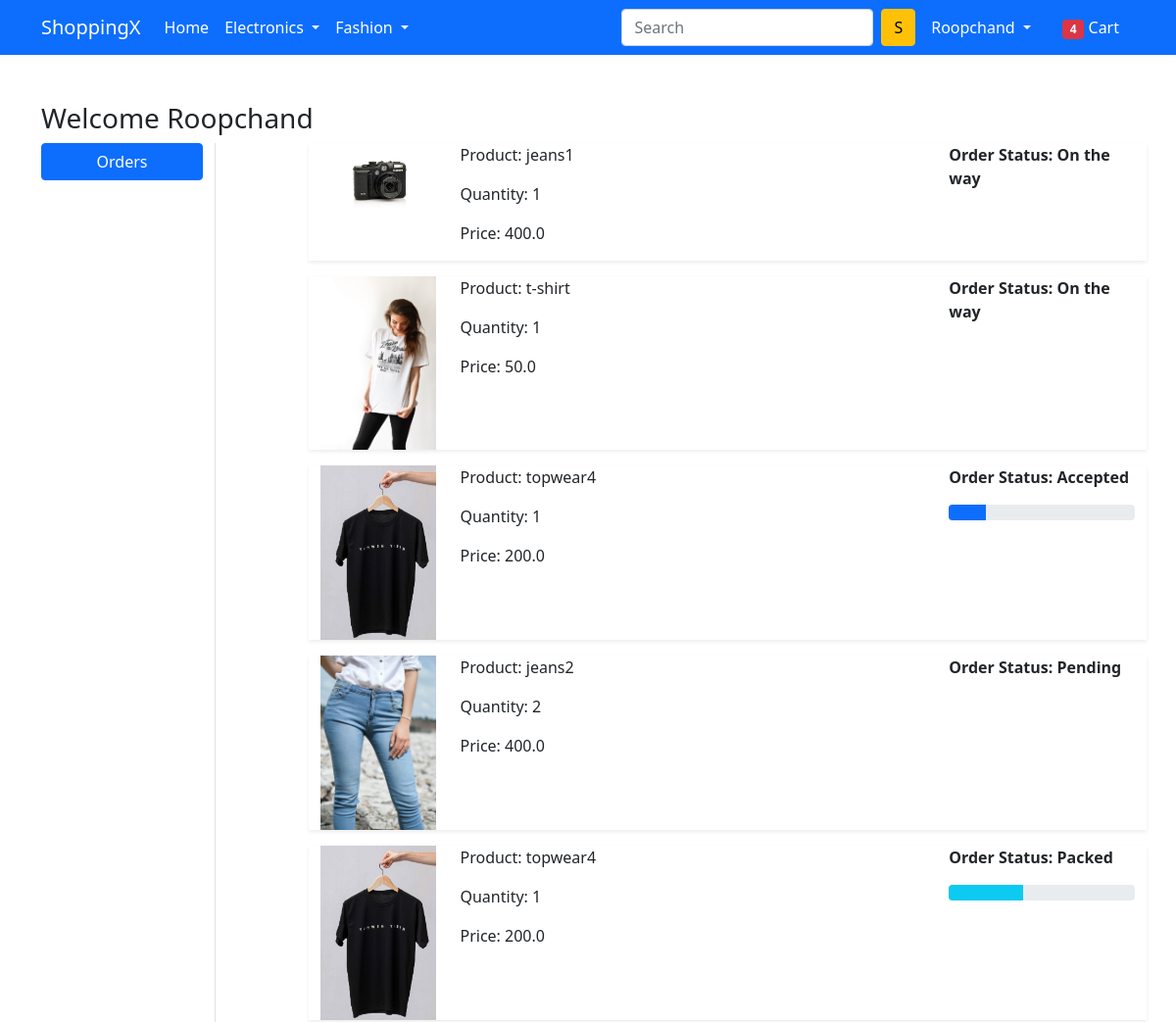
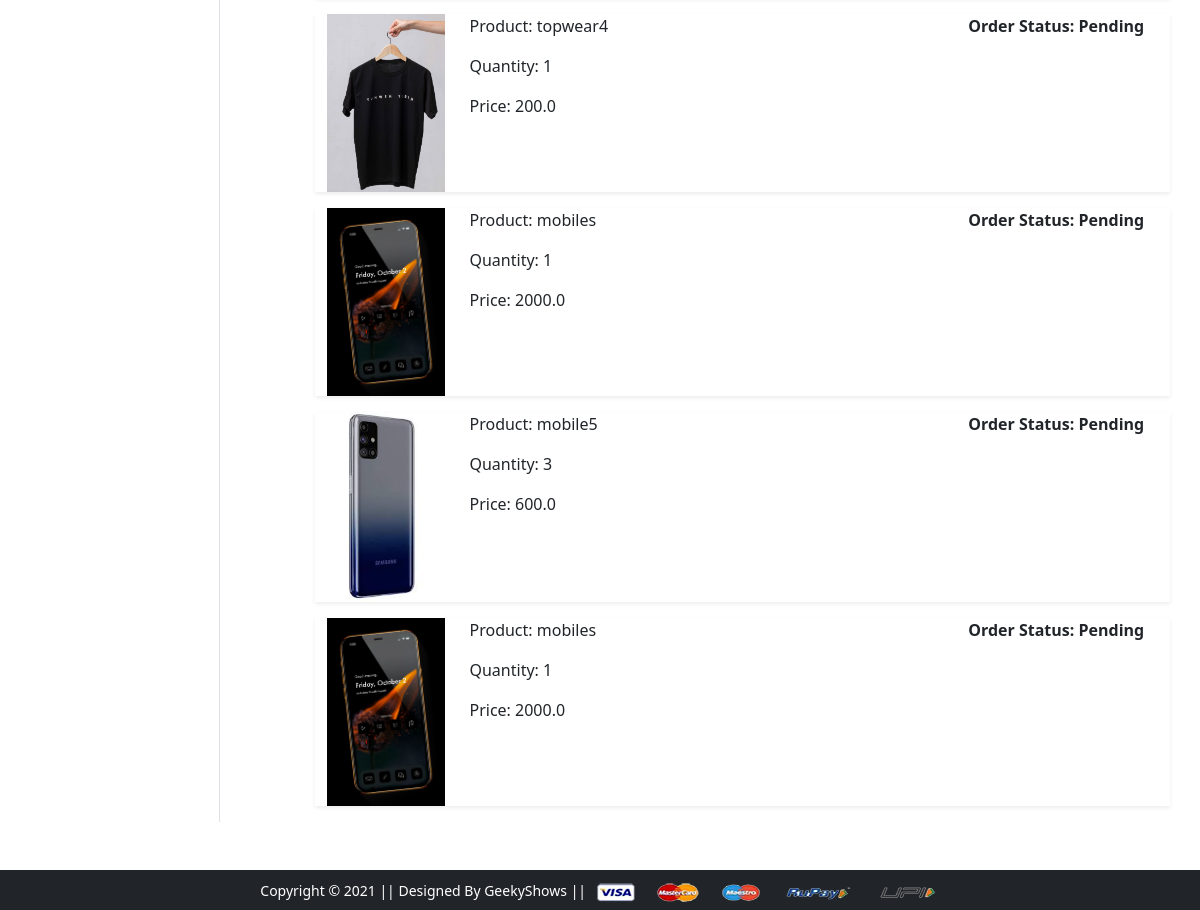
Screenshot of /orders/ (signed in) with the database file from the repository (2 pictures, top to bottom).
### app/models.py (models this page shows, shortened)
class OrderPlaced(models.Model):
    user=models.ForeignKey(User,on_delete=models.CASCADE)
    customer=models.ForeignKey(Customer,on_delete=models.CASCADE)
    product=models.ForeignKey(Product,on_delete=models.CASCADE)
    quantity=models.PositiveIntegerField(default=1)
    ordered_date=models.DateTimeField(auto_now_add=True)
    status=models.CharField(max_length=50,choices=STATUS_CHOICES,default='Pending')
    @property
    def total_cost(self):
        return self.quantity * self.product.discount_price

class Product(models.Model):
    title=models.CharField(max_length=100)
    selling_price=models.FloatField()
    discount_price=models.FloatField()
    description=models.TextField()
    brand=models.CharField(max_length=100)
    category=models.CharField(choices=CATEGORY_CHOICES,max_length=2)
    product_image=models.ImageField(upload_to='producting')

### app/views.py (the view)
# urls.py: path('orders/', views.orders, name='orders'),
def orders(request):
    op=OrderPlaced.objects.filter(user=request.user)
    return render(request, 'app/orders.html',{'order_placed':op})

### app/templates/app/orders.html (shortened to what this page needs)
{% extends 'app/base.html' %}
{% load static %}
{% block main-content %}
<div class="container my-5">
 <div class="row">
 <h3>Welcome <span class="text-capitalize">{{request.user}}</span></h3>
  <div class="col-sm-2 border-end">
   <ul class="list-unstyled">
    <li class="d-grid"><a href="{% url 'orders' %}" class="btn btn-primary">Orders</a></li>
   </ul>
  </div>
  <div class="col-sm-9 offset-sm-1">
   {% for op in order_placed %}
      <div class="row shadow-sm mb-3">
          <div class="col-sm-2">
              <img src="{{op.product.product_image.url}}" alt="" srcset="" class="img-fluid" height="150" width="150">
          </div>
          <div class="col-sm-7">
              <p>Product: {{op.product.title}}</p>
              <p>Quantity: {{op.quantity}}</p>
              <p>Price: {{op.total_cost}}</p>
          </div>
          <div class="col-sm-3 fw-bold">
              <p>Order Status: {{op.status}}</p>
              {% if op.status == 'Accepted' %}
              <div class="progress">
                  <div class="progress-bar" role="progressbar" style="width:20%" aria-valuenow="20" aria-valuemin="0" aria-valuemax="100"></div>
              </div>
              {% endif %}
              {% if op.status == 'Packed' %}
              <div class="progress">
                  <div class="progress-bar bg-info" role="progressbar" style="width:40%" aria-valuenow="40" aria-valuemin="0" aria-valuemax="100"></div>
              </div>
              {% endif %}
          </div>
      </div>
   {% endfor %}
  </div>
 </div>
</div>
{% endblock main-content %}

### app/templates/app/base.html (shortened to what this page needs)
<!doctype html>
{% load static %}
<html lang="en">
  <head>
    <link href="https://cdn.jsdelivr.net/npm/bootstrap@5.0.0-beta1/dist/css/bootstrap.min.css" rel="stylesheet">
    <link rel="stylesheet" href="{% static 'app/css/owl.carousel.min.css' %}">
    <link rel="stylesheet" href="{% static 'app/css/all.min.css' %}">
    <link rel="stylesheet" href="{% static 'app/css/style.css' %}">
  </head>
  <body>
    <nav class="navbar navbar-expand-lg navbar-dark bg-primary">
     <div class="container">
       <a class="navbar-brand" href="/">ShoppingX</a>
       <div class="collapse navbar-collapse" id="navbarSupportedContent">
         <ul class="navbar-nav me-auto mb-2 mb-lg-0">
           <li class="nav-item">
             <a class="nav-link active" aria-current="page" href="/">Home</a>
           </li>
           <li class="nav-item dropdown">
             <a class="nav-link dropdown-toggle text-white" href="#" id="electronicsDropdown" role="button" data-bs-toggle="dropdown" aria-expanded="false">
               Electronics
             </a>
           </li>
           <li class="nav-item dropdown">
             <a class="nav-link dropdown-toggle text-white" href="#" id="fashionDropdown" role="button" data-bs-toggle="dropdown" aria-expanded="false">
               Fashion
             </a>
           </li>
         </ul>
         <form class="d-flex">
           <input class="form-control me-2" type="search" placeholder="Search" aria-label="Search">
           <button class="btn btn-warning" type="submit">S</button>
         </form>
         <div>
          <ul class="navbar-nav me-auto mb-2 mb-lg-0">
          {% if request.user.is_authenticated %}
           <li class="nav-item dropdown mx-2">
              <a class="nav-link dropdown-toggle text-white" href="#" id="profileDropdown" role="button" data-bs-toggle="dropdown" aria-expanded="false">
                {{request.user.username|capfirst}}
              </a>
            </li>
            <li class="nav-item mx-2">
             <a href="{% url 'showcart' %}" class="nav-link text-white"><span class="badge bg-danger">4</span> Cart </a>
            </li>
          {% endif %}
          </ul>
         </div>
       </div>
     </div>
    </nav>
    {% block main-content %} {% endblock main-content %}
    <footer class="container-fluid bg-dark text-center p-2 mt-5">
        <small class="text-white">Copyright &copy; 2021 || Designed By GeekyShows || </small>
        <img src="{% static 'app/images/payment.png' %}" alt="" srcset="" class="img-fluid" height="2px">
    </footer>
  </body>
</html>

### rows the page displays
OrderPlaced: product.product_image (picture), product "jeans1", quantity "1", total_cost "400.0", status "On the way"
OrderPlaced: product.product_image (picture), product "t-shirt", quantity "1", total_cost "50.0", status "On the way"
OrderPlaced: product.product_image (picture), product "topwear4", quantity "1", total_cost "200.0", status "Accepted"
OrderPlaced: product.product_image (picture), product "jeans2", quantity "2", total_cost "400.0", status "Pending"
OrderPlaced: product.product_image (picture), product "topwear4", quantity "1", total_cost "200.0", status "Packed"
OrderPlaced: product.product_image (picture), product "topwear4", quantity "1", total_cost "200.0", status "Pending"
OrderPlaced: product.product_image (picture), product "mobiles", quantity "1", total_cost "2000.0", status "Pending"
OrderPlaced: product.product_image (picture), product "mobile5", quantity "3", total_cost "600.0", status "Pending"
OrderPlaced: product.product_image (picture), product "mobiles", quantity "1", total_cost "2000.0", status "Pending"

### other values shown
{{ request.user.username|capfirst }} "Roopchand"
{{ request.user }} "Roopchand"
